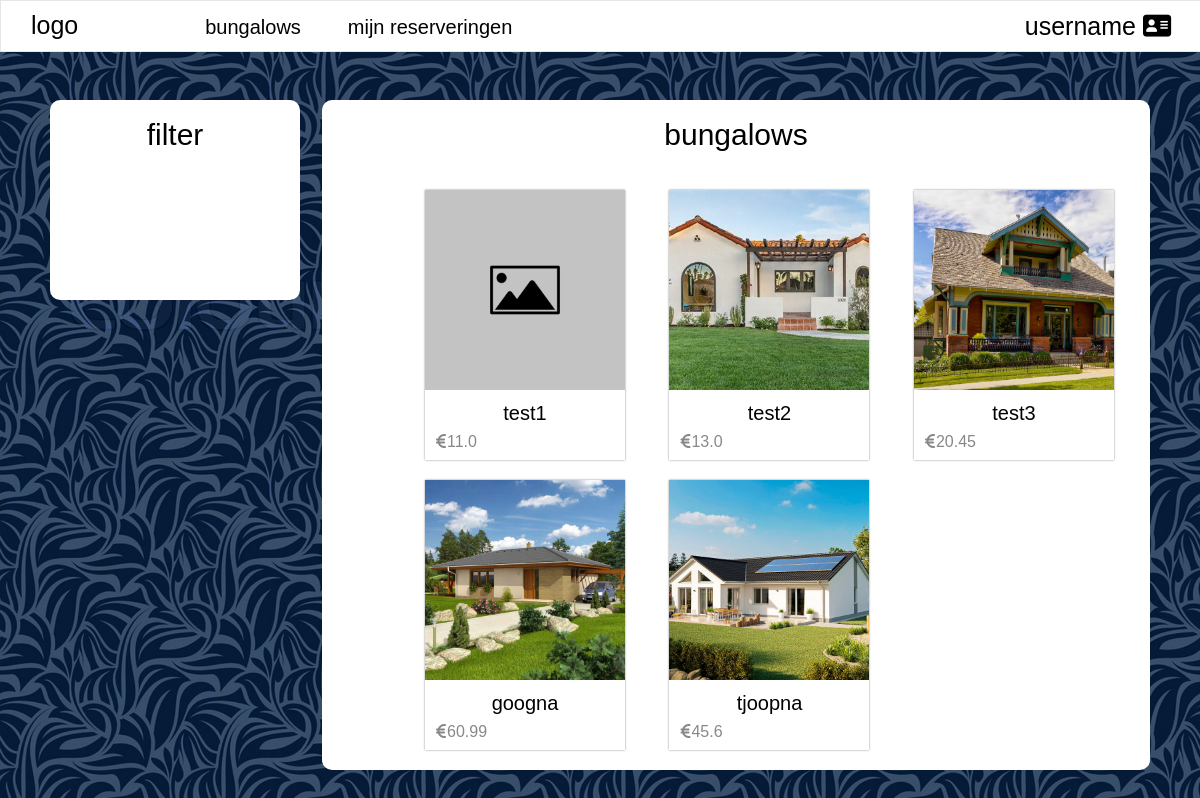
The page / on the database its author committed.
### models.py (models this page shows)
class Bungalows(db.Model):
    __tablename__ = 'bungalows'
    id = db.Column(db.Integer(),primary_key=True, nullable=False, unique=True)
    name = db.Column(db.String(50), nullable=False, unique=True )
    Description = db.Column(db.Text(), nullable=True)
    num_people = db.Column(db.Integer(), nullable=False)
    image = db.Column(db.String(100), nullable=False, unique=True )
    price = db.Column(db.Float(), nullable=False)
    reservations = db.relationship('Reservations', backref='bungalows')

### routes/views.py (the view)
@views.route('/bungalows')
@views.route('/')
def home():
    bungalows = Bungalows().query.all()
    return render_template('bungalows.html', bungalows = bungalows)

### templates/bungalows.html (shortened to what this page needs)
{% extends "bases/base.html" %}
{% block stylesheet %}
<link
  rel="stylesheet"
  href="{{ url_for('static', filename='css/bungalows.css') }}"
/>
{% endblock %}
{% block content %}
<div class="wrapper">
  <div class="filter-container inline">
    <p class="title">filter</p>
  </div>
  <div class="bungalows-container inline">
    <h1 class="title">bungalows</h1>
    <div class="center-content">
      {% for i in bungalows %}
      <div class="product-frame">
        <a class="normalize-link" href="bungalows/bungalow/{{i.id}}">
          <img
            width="200"
            height="200"
            src="{{ url_for('static', filename=i.image)}}"
            alt=""
          />
          <p class="product-name">{{i.name}}</p>
          <p class="product-price">
            <i class="fa-solid fa-euro-sign"></i>{{i.price}}
          </p>
        </a>
      </div>
      {% endfor %}
    </div>
  </div>
</div>
{% endblock %}

### templates/bases/base.html (shortened to what this page needs)
<!DOCTYPE html>
<html lang="en">
  <head>
    <link
      rel="stylesheet"
      href="{{ url_for('static', filename='css/all-icons.css') }}"
    />
    <link
      rel="stylesheet"
      href="{{ url_for('static', filename='css/base.css') }}"
    />
    <link
      rel="stylesheet"
      href="{{ url_for('static', filename='css/header.css') }}"
    />
    {% block stylesheet %} {% endblock %}
  </head>
  <body>
    {% include 'includes/header.html' %}
    <div class="content-container">{% block content %} {% endblock %}</div>
  </body>
</html>

### templates/includes/header.html
<header>
  <div class="header-container">
    <div class="logo-container">
      <h2>
        <a class="normalize-link" href="/">logo</a>
      </h2>
    </div>
    <div class="nav-container">
      <nav>
        <ul>
          <li>
            <a class="normalize-link" href="/bungalows">bungalows</a>
          </li>
          <li>
            <a class="normalize-link" href="">mijn reserveringen</a>
          </li>
        </ul>
      </nav>
    </div>
    <div class="account-info-container">
      <a class="normalize-link" href="">
        <span>username</span>
        <i class="fa-solid fa-address-card"></i>
      </a>
    </div>
  </div>
</header>

### static/css/base.css (style rules this page uses)
html, body, div, span, applet, object, iframe, h1, h2, h3, h4, h5, h6, p, blockquote, pre, a, abbr, acronym, address, big, cite, code, del, dfn, em, img, ins, kbd, q, s, samp, small, strike, strong, sub, sup, tt, var, b, u, i, center, dl, dt, dd, ol, ul, li, fieldset, form, label, legend, table, caption, tbody, tfoot, thead, tr, th, td, article, aside, canvas, details, embed, figure, figcaption, footer, header, hgroup, menu, nav, output, ruby, section, summary, time, mark, audio, video { margin: 0; padding: 0; border: 0; font-size: 100%; font: inherit; vertical-align: baseline; }
article, aside, details, figcaption, figure, footer, header, hgroup, menu, nav, section { display: block; }
body { line-height: 1; }
ol, ul { list-style: none; }
body { background-color: rgb(0, 45, 51); background-image: url(../images/bg.png); background-size: 50%; font-family: Arial, Helvetica, sans-serif; }
.content-container { padding-top: 100px; }
.normalize-link:link { text-decoration: none; }
.normalize-link { color: black; }

### static/css/header.css (style rules this page uses)
header { position: fixed; width: 100%; height: 50px; background-color: white; border: 1px solid rgb(230, 230, 230); display: flex; align-items: center; justify-content: center; font-size: 25px; }
header div { display: inline-block; }
header .account-info-container { float: right; }
header .header-container { width: 95vw; margin: 0 auto; }
header nav ul li { margin: 0 20px; font-size: 20px; display: inline-flex; }
header nav { margin-left: 100px; }

### static/css/bungalows.css (style rules this page uses)
.inline { display: inline-block; }
.bungalows-container { background-color: white; float: right; width: calc(98% - 250px); border-radius: 10px; }
.title { text-align: center; margin: 0 auto; margin-top: 20px; margin-bottom: 20px; font-size: 30px; width: 100%; }
.filter-container { background-color: white; width: 250px; height: 200px; border-radius: 10px; }
.wrapper { padding: 0 50px; }
.product-frame { width: 200px; display: inline-block; box-shadow: 0px 0px 2px #888888; margin: 10px 20px; }
.product-frame img { width: 100%; object-fit: cover; }
.product-frame .product-name { font-size: 20px; text-align: center; margin: 10px 0px; }
.product-frame .product-price { margin-left: 10px; margin-bottom: 10px; color: #888888; }
.center-content { margin-left: 73px; padding: 10px; }

### rows shown on the page
Bungalows: image (picture), name "test1", price "11.0"
Bungalows: image (picture), name "test2", price "13.0"
Bungalows: image (picture), name "test3", price "20.45"
Bungalows: image (picture), name "googna", price "60.99"
Bungalows: image (picture), name "tjoopna", price "45.6"
